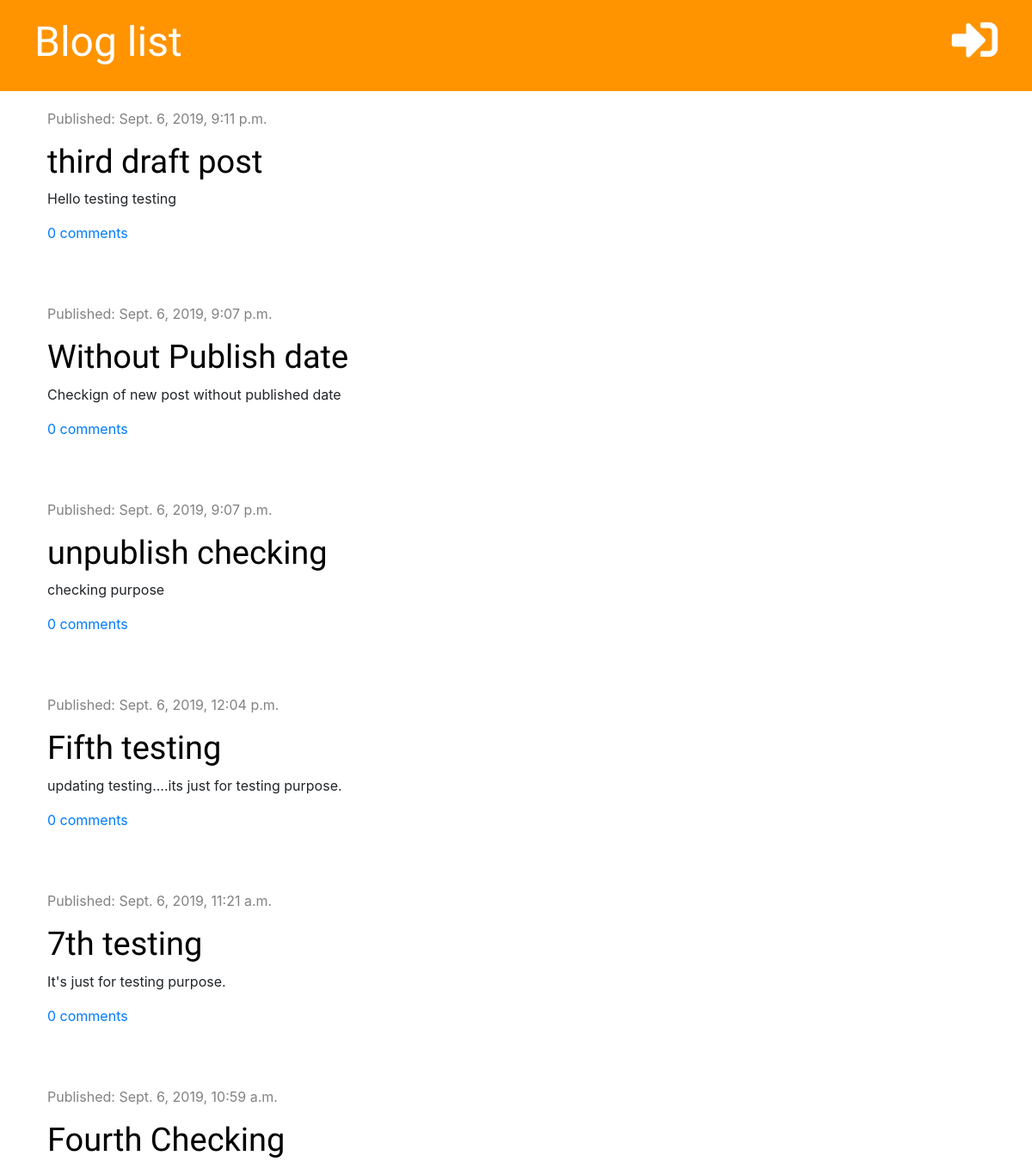
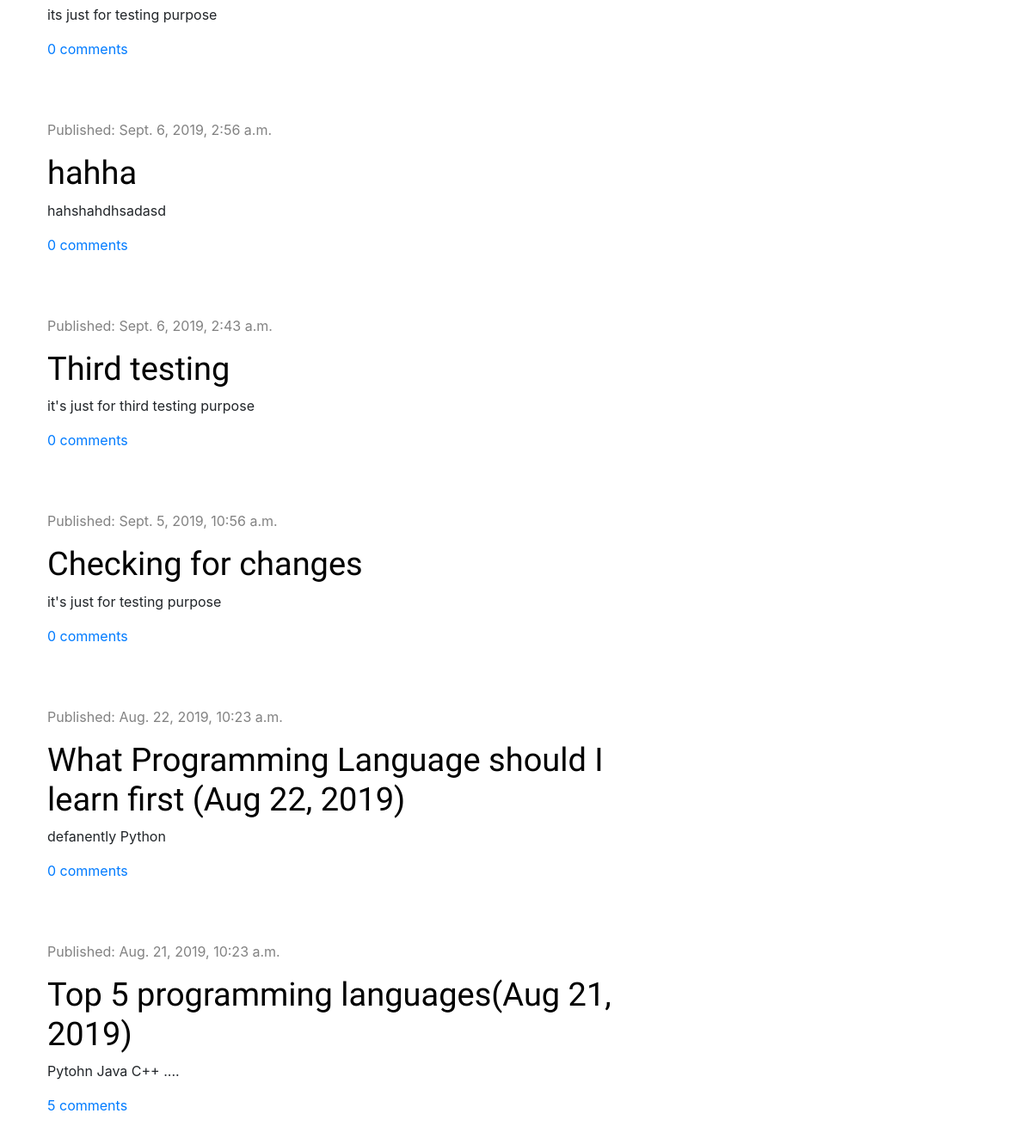
The page / on the database its author committed (2 pictures, top to bottom).
### blog/models.py (models this page shows, shortened)
class Post(models.Model):
    author = models.ForeignKey('auth.User', on_delete=models.CASCADE)
    title = models.CharField(max_length=200)
    text = models.TextField()
    created_date = models.DateTimeField(default=timezone.now)
    published_date = models.DateTimeField(blank=True, null=True)
    def approved_comments(self):
        return self.comments.filter(approved=True)

### blog/views.py (the view)
# urls.py: path('', views.post_list, name='post_list'),
def post_list(request):
    posts = Post.objects.filter(published_date__lte=timezone.now()).order_by('-published_date')
    stuff_for_frontend = {'posts': posts}
    return render(request, 'blog/post_list.html', stuff_for_frontend)

### blog/templates/blog/post_list.html (shortened to what this page needs)
{% extends 'blog/base.html' %}
{% block content %}
    {% for post in posts %}
        <div class="post">
            <div class="date">
                <p>Published: {{ post.published_date}}</p>
            </div>
            <h1><a href="{% url 'post_detail' pk=post.pk %}">{{ post.title }}</a></h1>
            <p>{{ post.text|truncatechars:50|linebreaksbr}}</p>
            <a href="{% url 'post_detail' pk=post.pk %}">{{ post.approved_comments.count }} comments</a>
        </div>
    {% endfor %}
{% endblock %}

### blog/static/css/blog.css (style rules this page uses)
h1, h2, h3, h4 { font-family: 'Tangerine', 'Inconsolata', 'Droid Sans', 'serif'; font-size: 38px; }
.date { color: #828282; padding: 20px 0px 0px 0px; }
.post { margin-bottom:50px; }
.post h1 a { color: #000000; }

### rows shown on the page
Post: published_date "Sept. 6, 2019, 9:11 p.m.", title "third draft post", text "Hello testing testing", approved_comments.count "0"
Post: published_date "Sept. 6, 2019, 9:07 p.m.", title "Without Publish date", text "Checkign of new post without published date", approved_comments.count "0"
Post: published_date "Sept. 6, 2019, 9:07 p.m.", title "unpublish checking", text "checking purpose", approved_comments.count "0"
Post: published_date "Sept. 6, 2019, 12:04 p.m.", title "Fifth testing", text "updating testing....its just for testing purpose.", approved_comments.count "0"
Post: published_date "Sept. 6, 2019, 11:21 a.m.", title "7th testing", text "It's just for testing purpose.", approved_comments.count "0"
Post: published_date "Sept. 6, 2019, 10:59 a.m.", title "Fourth Checking", text "its just for testing purpose", approved_comments.count "0"
Post: published_date "Sept. 6, 2019, 2:56 a.m.", title "hahha", text "hahshahdhsadasd", approved_comments.count "0"
Post: published_date "Sept. 6, 2019, 2:43 a.m.", title "Third testing", text "it's just for third testing purpose", approved_comments.count "0"
Post: published_date "Sept. 5, 2019, 10:56 a.m.", title "Checking for changes", text "it's just for testing purpose", approved_comments.count "0"
Post: published_date "Aug. 22, 2019, 10:23 a.m.", title "What Programming Language should I learn first (Aug 22, 2019)", text "defanently Python", approved_comments.count "0"
Post: published_date "Aug. 21, 2019, 10:23 a.m.", title "Top 5 programming languages(Aug 21, 2019)", text "Pytohn Java C++ ....", approved_comments.count "5"
